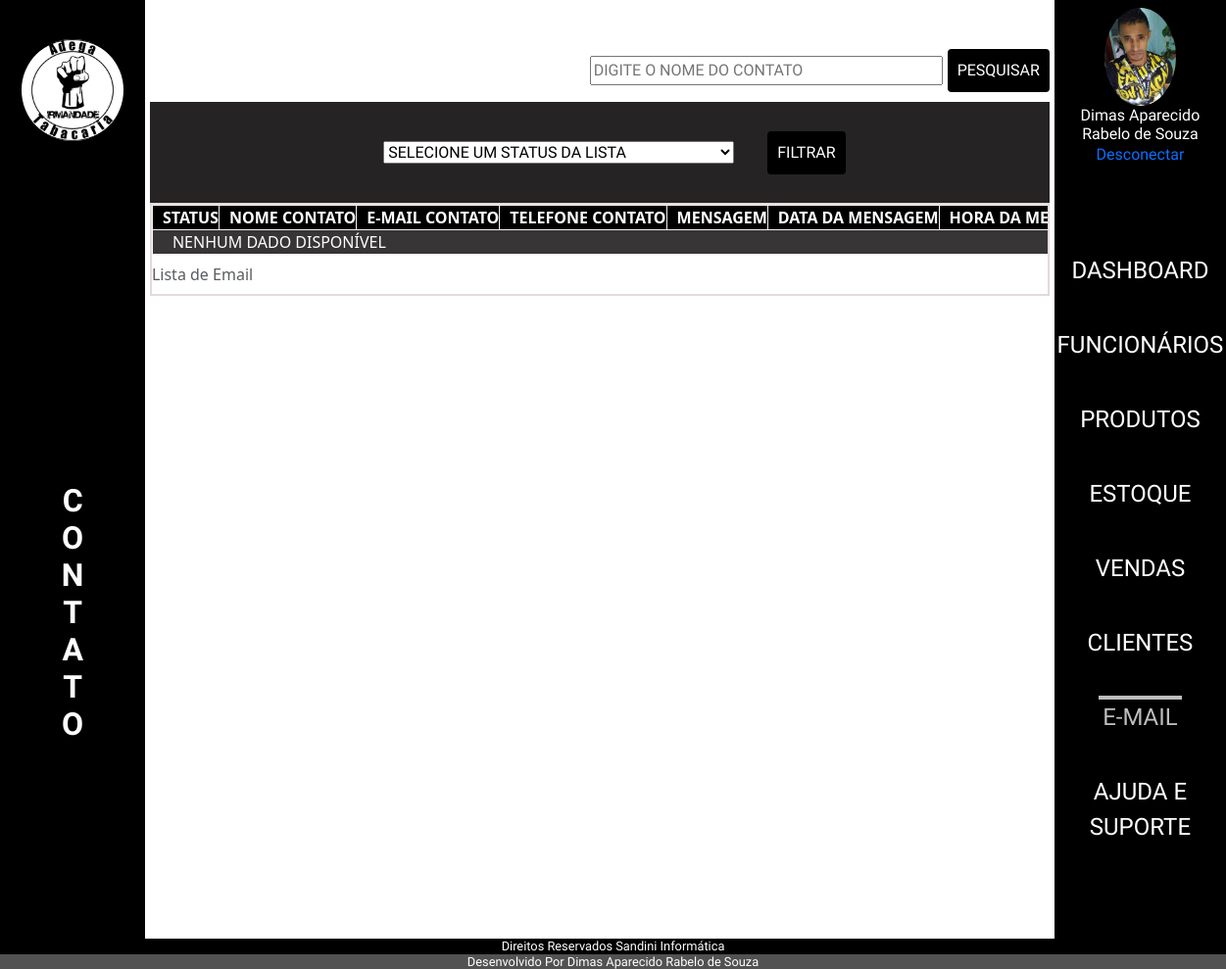
/admin/index.php?p=contato (signed in), run on an earlier commit of the app's database.
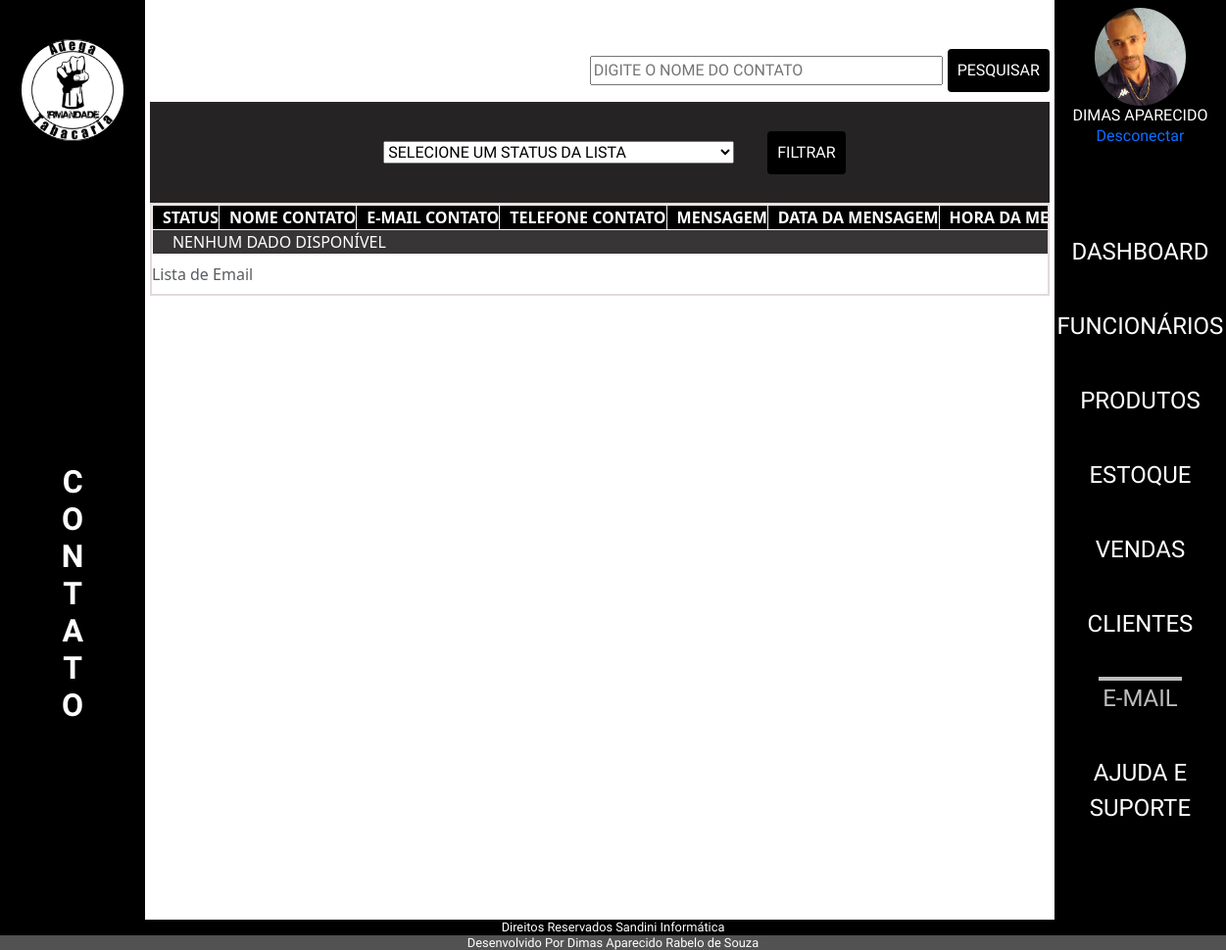
And on a later commit of the database.
### tables this page shows
CREATE TABLE `tblusuarios` (
  `idUsuario` int(11) NOT NULL,
  `nomeUsuario` varchar(50) NOT NULL,
  `emailUsuario` varchar(80) NOT NULL,
  `senhaUsuario` varchar(20) NOT NULL,
  `statusUsuario` varchar(10) NOT NULL,
  `fotoUsuario` varchar(100) NOT NULL
);

### admin/authenticacao.php (called while the page is built, shortened)
<?php
if (isset($_SESSION['idUsuario'])) {
    $tipoUsuario = 'cliente';
} elseif (isset($_SESSION['idFuncionario'])) {
    $id = $_SESSION['idFuncionario'];
    $tipoUsuario = 'funcionario';
} else {
    header("location: http://localhost/ProjetoAdegaIrmandade/admin/loginAdmin.php");
    exit;
}
$pagina = @$_GET['p'];
require_once('class/cliente.php');
require_once('class/funcionario.php');
if ($tipoUsuario === 'cliente') {
    $usuarios = new ClienteClass($id);
} elseif ($tipoUsuario === 'funcionario') {
    $funcionarios = new FuncionarioClass($id);
    $usuario = $funcionarios;
}

### admin/class/cliente.php (called while the page is built, shortened)
<?php
class ClienteClass
{
    public $idUsuario;
public function __construct($id = false)
    {
        if ($id) {
            $this->idUsuario = $id;
            $this->Carregar();
        }
    }
    public function Carregar()
    {
        $query = "SELECT * FROM tblusuarios WHERE idUsuario = " . $this->idUsuario;
        $conn = Conexao::LigarConexao();
        $resultado = $conn->query($query);
        $lista = $resultado->fetchAll();
        foreach ($lista as $linha) {
            $this->nomeUsuario = $linha['nomeUsuario'];
            $this->fotoUsuario = $linha['fotoUsuario'];
        }
        }
 }

### admin/index.php (the view, shortened to what this page needs)
<?php
require_once('authenticacao.php');
?>
<!DOCTYPE html>
<html lang="pt-BR">
<head>
    <link rel="stylesheet" href="../src/css/reset.css">
    <link rel="stylesheet" href="https://cdnjs.cloudflare.com/ajax/libs/animate.css/4.1.1/animate.min.css">
    <link rel="stylesheet" href="https://cdn.jsdelivr.net/npm/bootstrap@5.3.2/dist/css/bootstrap.min.css">
    <link rel="stylesheet" href="./css/estilo.css">
</head>
<body>
    <main>
        <section class="topoEsquerda">
            <h1>
                <img src="img/logoadega.png" alt=" imagem da logo">
            </h1>
            <?php
            if ($pagina == '') {
                $texto = '';
            } else {
                $texto = '' . $pagina;
            }
            echo '<h2 class="vertical-text">';
            for ($i = 0; $i < strlen($texto); $i++) {
                echo '<span>' . $texto[$i] . '</span>';
            }
            echo '</h2>';
            ?>
        </section>
        <div class="box">
            <?php
            switch ($pagina) {
                case 'contato':
                    require_once('contato/contato.php');
                    break;
            }
            ?>
        </div>
        <div class="menu">
            <?php
            $pagina = @$_GET['p'];
            ?>
           <div class="divlogin">
    <?php
    $foto = isset($usuarios->fotoUsuario) ? $usuarios->fotoUsuario : (isset($funcionarios->fotoFuncionario) ? $funcionarios->fotoFuncionario : null);
    $nome = isset($usuarios->nomeUsuario) ? $usuarios->nomeUsuario : (isset($funcionarios->nomeFuncionario) ? $funcionarios->nomeFuncionario : null);
    if (!empty($foto)) {
        echo '<img src="../admin/img/' . $foto . '" alt="User">';
    } else {
        echo '<img src="../admin/img/btnuser.png" alt="Imagem Padrão">';
    }
    echo '<h2>' . $nome . '</h2>';
    ?>
    <a href="desconectar.php">Desconectar</a>
</div>
            <nav>
                <ul>
                    <li><a href="index.php?p=dashboard" class="<?= ($pagina == 'dashboard' || $pagina == '') ? 'menuAtivo' : ''; ?>"> Dashboard </a></li>
                    <li><a href="index.php?p=funcionarios" class="<?= ($pagina == 'funcionarios') ? 'menuAtivo' : ''; ?>"> Funcionários </a></li>
                    <li><a href="index.php?p=produtos" class="<?= ($pagina == 'produtos') ? 'menuAtivo' : ''; ?>"> Produtos </a></li>
                    <li><a href="index.php?p=estoque" class="<?= ($pagina == 'estoque') ? 'menuAtivo' : ''; ?>"> Estoque </a></li>
                    <li><a href="index.php?p=vendas" class="<?= ($pagina == 'vendas') ? 'menuAtivo' : ''; ?>"> Vendas </a></li>
                    <li><a href="index.php?p=clientes" class="<?= ($pagina == 'clientes') ? 'menuAtivo' : ''; ?>"> Clientes </a></li>
                    <li><a href="index.php?p=contato" class="<?= ($pagina == 'contato') ? 'menuAtivo' : ''; ?>"> E-mail </a></li>
                    <li><a href="index.php?p=ajuda%20e%20suporte" class="<?= ($pagina == 'ajuda e suporte') ? 'menuAtivo' : ''; ?>"> Ajuda e Suporte </a></li>
                </ul>
            </nav>
        </div>
    </main>
    <footer class="rodape">
        <h2>Direitos Reservados Sandini Informática</h2>
        <h2 class="h2d">Desenvolvido Por Dimas Aparecido Rabelo de Souza</h2>
    </footer>
</body>
</html>

What changed in the data, as far as the page shows it:
changed tblusuarios: fotoUsuario: a different picture; nomeUsuario "Dimas Aparecido Rabelo de Souza" → "DIMAS APARECIDO"
